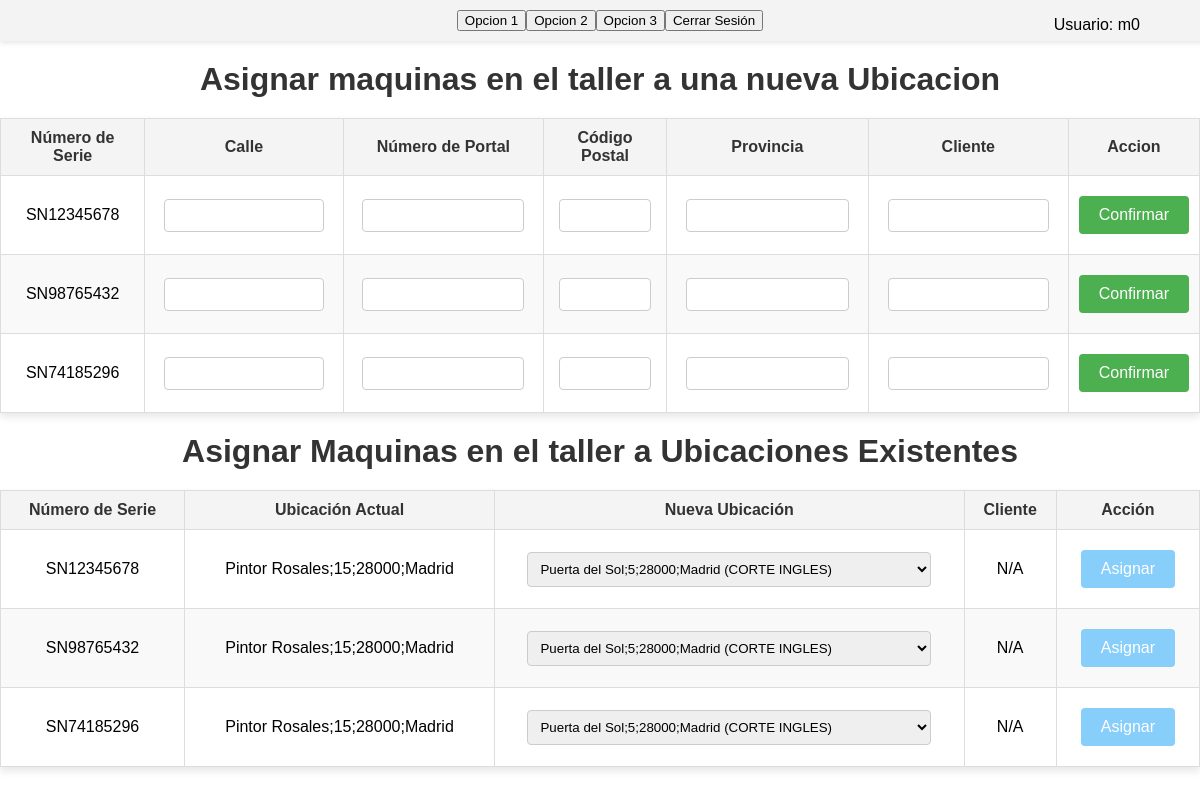
The page /m2/ubicaciones.php (signed in) on the database its author committed.
### tables this page shows
CREATE TABLE menu(
		idmenu	INT AUTO_INCREMENT 	PRIMARY KEY,
    	modulo	VARCHAR(8)			NOT NULL,			 
        rol     VARCHAR(32)			NOT NULL,			 
		orden    INT 				NOT NULL,			 
		boton   VARCHAR(24) 		NOT NULL,   		 
		enlace  VARCHAR(128) 		DEFAULT '/m0test/wip.php'   
);

CREATE TABLE maquina(
		idmaquina	INT 			AUTO_INCREMENT PRIMARY KEY
	,	numserie	VARCHAR(32)		NOT NULL
    ,	idestado	INT 			NOT NULL		 
    ,	idubicacion	INT 			NOT NULL		 
													 
    ,	capacidad	INT				NOT NULL         
	,   stockmax    INT             NOT NULL		 
    ,	modelo		VARCHAR(32) 	NOT NULL		 
    ,	foto		VARCHAR(128)	NOT NULL		 
    ,	FOREIGN KEY (idestado) 	  REFERENCES estado(idestado)
    ,	FOREIGN KEY (idubicacion) REFERENCES ubicacion(idubicacion)
);

CREATE TABLE ubicacion(
		idubicacion	INT 		AUTO_INCREMENT PRIMARY KEY
	,	cliente		VARCHAR(64)	NOT NULL
	,	dir			VARCHAR(64) NOT NULL 	 
);

### clases/basededatos.php (called while the page is built, shortened)
<?php
class database{
    public static function CloseConn(): bool{
        return true;
    }
}
?>

### m2/ubicaciones.php (the view, shortened to what this page needs)
<?php
require_once DOCROOT . "/clases/basededatos.php";
require_once DOCROOT . '/clases/funciones.php';
$dbh = conectar();
echo crearMenu($dbh);
?>
<?php
try {
    $sql = "
        SELECT m.numserie, u.dir
        FROM maquina m
        JOIN ubicacion u ON m.idubicacion = u.idubicacion
        WHERE u.idubicacion = 1";
    $stmt = $dbh->query($sql);
    $maquinas = $stmt->fetchAll(PDO::FETCH_ASSOC);
} catch (Exception $e) {
    echo "<p>Error: " . $e->getMessage() . "</p>";
}
try {
$sqlUbicaciones = "SELECT idubicacion, dir, cliente FROM ubicacion WHERE idubicacion != 1";
$stmtUbicaciones = $dbh->query($sqlUbicaciones);
$ubicaciones = $stmtUbicaciones->fetchAll(PDO::FETCH_ASSOC);
} catch (Exception $e) {
    echo "<p>Error: " . $e->getMessage() . "</p>";
}
?>
<!DOCTYPE html>
<html lang="es">
<head>
    <link rel="stylesheet" href="./css/ubicaciones.css">
    <link rel="stylesheet" href="/topvending/css/hallentrada.css">
</head>
<body>
    <h1 id="h1">Asignar maquinas en el taller a una nueva Ubicacion</h1>
    <?php if ($maquinas): ?>
        <table id="tabla1">
            <thead>
                <tr>
                    <th>Número de Serie</th>
                    <th>Calle</th>
                    <th>Número de Portal</th>
                    <th>Código Postal</th>
                    <th>Provincia</th>
                    <th>Cliente</th>
                    <th>Accion</th>
                </tr>
            </thead>
            <tbody>
                <?php foreach ($maquinas as $maquina): ?>
                    <tr>
                        <td><?php echo htmlspecialchars($maquina['numserie']); ?></td>
                        <form method="POST" action="ubicaciones.php">
                            <td><input type="text" name="calle" pattern="[A-Za-z\s]+" required></td>
                            <td><input type="number" name="numportal" min="1" required></td>
                            <td><input type="number" name="codigo_postal" min="1000" max="60000"required></td>
                            <td><input type="text" name="provincia" pattern="[A-Za-z\s]+" required></td>
                            <td><input type="text" name="cliente" required></td>
                            <td>
                                <button type="submit" id="btn1">Confirmar</button>
                            </td>
                        </form>
                    </tr>
                <?php endforeach; ?>
            </tbody>
        </table>
    <?php else: ?>
        <p>No hay máquinas en el taller para actualizar.</p>
    <?php endif; ?>
    <h2 id="h2">Asignar Maquinas en el taller a Ubicaciones Existentes</h>
<?php if ($maquinas && $ubicaciones): ?>
    <table id="tabla2">
        <thead>
            <tr>
                <th>Número de Serie</th>
                <th>Ubicación Actual</th>
                <th>Nueva Ubicación</th>
                <th>Cliente</th>
                <th>Acción</th>
            </tr>
        </thead>
        <tbody>
            <?php foreach ($maquinas as $maquina): ?>
                <tr>
                    <td><?php echo htmlspecialchars($maquina['numserie']); ?></td>
                    <td><?php echo htmlspecialchars($maquina['dir']); ?></td>
                    <form method="POST" action="ubicaciones.php">
                        <td>
                            <select name="idubicacion" required>
                                <?php foreach ($ubicaciones as $ubicacion): ?>
                                    <option value="<?php echo htmlspecialchars($ubicacion['idubicacion']); ?>">
                                        <?php echo htmlspecialchars($ubicacion['dir'] . ' (' . $ubicacion['cliente'] . ')'); ?>
                                    </option>
                                <?php endforeach; ?>
                            </select>
                        </td>
                        <td>
                            <?php
                                $ubicacionActual = array_filter($ubicaciones, fn($u) => $u['idubicacion'] == $maquina['dir']);
                                echo htmlspecialchars($ubicacionActual[0]['cliente'] ?? "N/A");
                            ?>
                        </td>
                        <td>
                            <button type="submit" name="asignarUbicacion" id="btn2">Asignar</button>
                        </td>
                    </form>
                </tr>
            <?php endforeach; ?>
        </tbody>
    </table>
<?php else: ?>
    <p>No hay máquinas en el taller o ubicaciones disponibles para asignar.</p>
<?php endif; ?>
</body>
</html>

### clases/funciones.php (shortened to what this page needs)
<?php
function crearMenu(PDO $conexion): string
{
    $user = $_SESSION['usuario'];
    $result = "";
    $rol = $_SESSION["rol"];
    $ssql = "SELECT boton, enlace FROM menu WHERE rol = :rol";
    $stmt = $conexion->prepare($ssql);
    $stmt->bindParam(":rol", $rol);
    $stmt->execute();
    $rows = $stmt->fetchAll(PDO::FETCH_ASSOC);
    $result .= "<header class='top'>";
    foreach ($rows as $row) {
        $nombre = $row['boton'];
        $enlace = APPROOT . $row['enlace'];
        $result .= "<button onclick='window.location.href=\"$enlace\"'>$nombre</button>";
    }
    $result .= "<button onclick=\"window.location.href='/topvending/login.php';\">Cerrar Sesión</button>";
    $result .= "<p class='nombre1'>"."Usuario: ".$user. "</p>" ."</header>";
    return $result;
}
?>

### m2/css/ubicaciones.css (style rules this page uses)
body { font-family: Arial, sans-serif; margin: 0; padding: 0; }
h1, h2 { text-align: center; margin: 20px 0; color: #333; }
h1 { font-size: 2em; }
h2 { font-size: 2em; }
table { width: 90%; margin: 20px auto; border-collapse: collapse; box-shadow: 0 4px 8px rgba(0, 0, 0, 0.1); background-color: #fff; overflow-x: auto; }
table th, table td { text-align: center; padding: 10px; border: 1px solid #ddd; word-wrap: break-word; }
table th { background-color: #f4f4f4; color: #333; }
table tr:nth-child(even) { background-color: #f9f9f9; }
input, select { width: 90%; padding: 8px; margin: 5px 0; border: 1px solid #ccc; border-radius: 4px; box-sizing: border-box; }
#btn1 { background-color: #4CAF50; color: white; padding: 10px 20px; margin: 10px 0; border: none; border-radius: 4px; cursor: pointer; font-size: 1em; }
#btn2 { background-color: lightskyblue; color: white; padding: 10px 20px; margin: 10px 0; border: none; border-radius: 4px; cursor: pointer; font-size: 1em; }
@media screen and (min-width: 768px) { table { width: 100%; } }

### css/hallentrada.css (style rules this page uses)
.top { position: relative; width: 100%; text-align: center; padding: 10px; background-color: #f3f3f3; box-shadow: 0px 2px 5px rgba(0, 0, 0, 0.1); }
.nombre1 { position: absolute; right: 5rem; top: 0; }

### rows shown on the page
menu: boton "Opcion 1"
menu: boton "Opcion 2"
menu: boton "Opcion 3"
maquina: numserie "SN12345678", idubicacion.dir "Pintor Rosales;15;28000;Madrid", cliente "N/A"
maquina: numserie "SN98765432", idubicacion.dir "Pintor Rosales;15;28000;Madrid", cliente "N/A"
maquina: numserie "SN74185296", idubicacion.dir "Pintor Rosales;15;28000;Madrid", cliente "N/A"

### other values the page prints
$user "m0"
form field idubicacion "Puerta del Sol;5;28000;Madrid (CORTE INGLES)"
